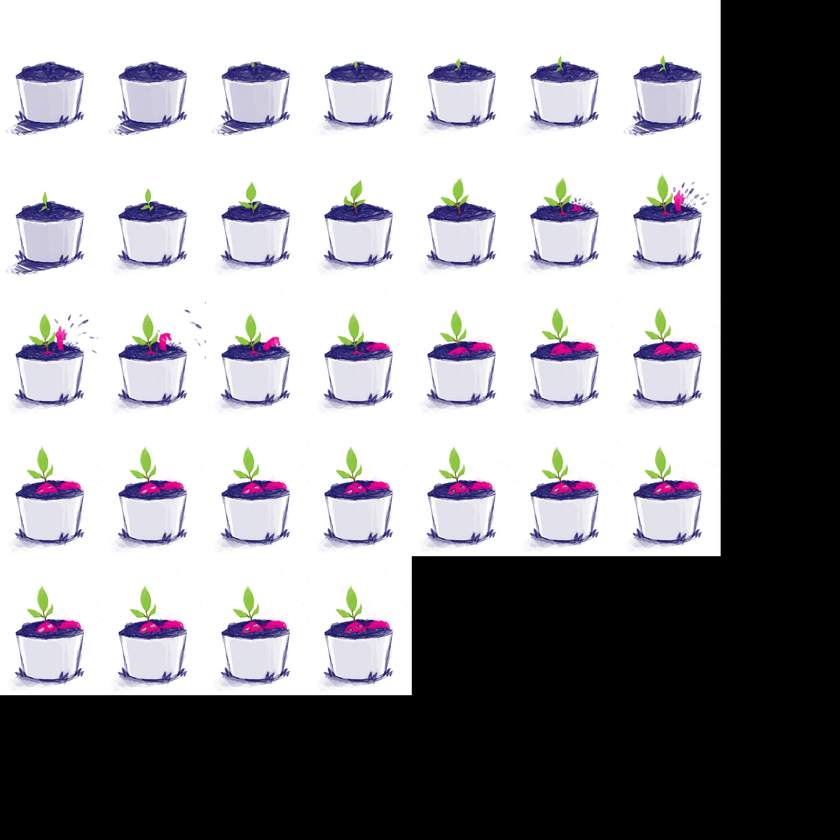
#> input picture examples/plant_frames.png, 840 x 840 px, shrunk from 2048 x 2048 before the run
$ python pytiler.py ../../examples/plant_frames.png   (Python 2 division)
#> lines starting #> are read from the running program, lines starting #| are printed output that depends on the picture
#!/usr/bin/python

import glob
import sys
import math
import Image

class FrameTiler(object):
  """Creates an image fit for texture use by tiling frames given by files."""

  def __init__(self, files):
    self._files = files
    self._size = None

  def Tile(self, output_filename):
#> called with output_filename = 'out.png'
    img = Image.open(self._files[0])
#> img is the input picture: PIL image 840x840 RGB; mean R, G, B 149.7, 148.4, 152.9
    frame_size = img.size
#> frame_size = (840, 840)
    fitter = FrameFitter(len(self._files), frame_size)
    fitter.Calculate()
    self._size = fitter.side, fitter.side
    tile_x = 0
    tile_y = 0
    out = Image.new("RGBA", self._size, (0, 0, 0, 0))
    for filename in self._files:
        print "Adding image %d, %d" % (tile_x, tile_y)
        frame = Image.open(filename)
        target_box = (tile_x * frame_size[0],
                      tile_y * frame_size[1],
                      (tile_x + 1) * frame_size[0],
                      (tile_y + 1) * frame_size[1])
        out.paste(frame, target_box)
        tile_x += 1
        if tile_x == fitter.cols:
          tile_x = 0
          tile_y += 1
    out.save(output_filename)

class FrameFitter(object):
  """Calculates the required image size to fit the the size and  number of
  frames given.
  """

  def __init__(self, num_frames, frame_size):
#> called with num_frames = 1, frame_size = (840, 840)
    self._num_frames = num_frames
    self._frame_size = frame_size
#> self._frame_size = (840, 840)

  @property
  def side(self):
    return self._side

  @property
  def rows(self):
    return self._rows

  @property
  def cols(self):
    return self._cols

  def Calculate(self):
    num_frames = self._num_frames
    frame_size = self._frame_size
#> frame_size = (840, 840)
    rows = math.sqrt(float(num_frames) * frame_size[0] / frame_size[1])
#> rows = 1
    cols = math.ceil(float(num_frames) / rows)
#> cols = 1
    rows = math.ceil(rows)
    required_dim = max(cols * frame_size[0], rows * frame_size[1])
#> required_dim = 840

    side = 2
    while side < required_dim:
      side *= 2
#> after the loop, side = 1024
    self._side = side
#> self._side = 1024
    # Update rows, cols to fill rows if there's extra space
    self._rows = math.floor(float(side) / frame_size[1])
#> self._rows = 1
    self._cols = math.floor(float(side) / frame_size[0])
#> self._cols = 1

def main():
  output_filename = "out.png"
  files = sys.argv[1:]
  print "Processing %d frame files." % len(files)
  tiler = FrameTiler(files)
  tiler.Tile(output_filename)
#> in Tile, `out = Image.new("RGBA", self._size, (0, 0, 0, 0))`: out: PIL image 1024x1024 RGBA; every value is 0
#> in Tile, `out.paste(frame, target_box)`:
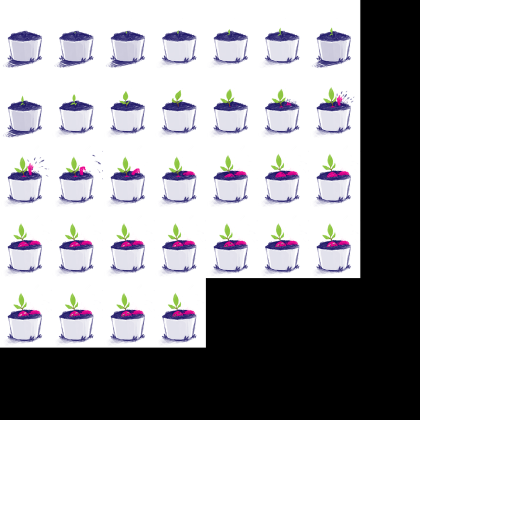
#> out: PIL image 1024x1024 RGBA (shown at 1/2 size); mean R, G, B, A 100.7, 99.8, 102.9, 171.6; transparent parts drawn white
  print "Tiled image written to %s." % output_filename


if __name__ == '__main__':
  main()
